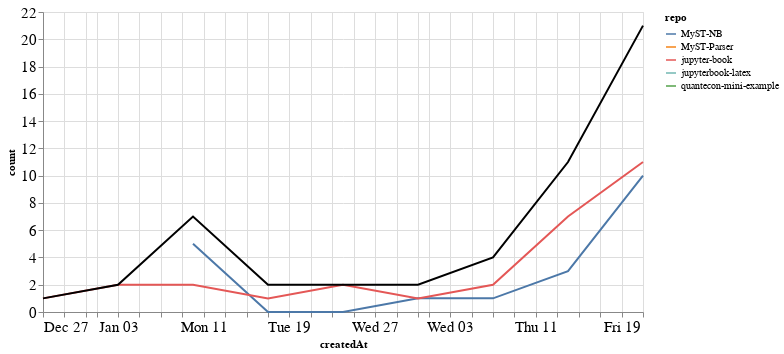

The notebook cell this image was saved under:
### Markdown cell above
### Comments

### Code cell
comments_time = comments.groupby('repo').resample('W', on='createdAt').count()['author'].reset_index()
comments_time = comments_time.rename(columns={'author': 'count'})
comments_time_total = comments_time.groupby('createdAt').agg({"count": "sum"}).reset_index()
ch1 = alt.Chart(comments_time, width=600).mark_line().encode(
    x='createdAt',
    y='count',
    color='repo',
    tooltip="repo"
)

ch2 = alt.Chart(comments_time_total, width=600).mark_line(color="black").encode(
    x='createdAt',
    y='count',
)

ch1 + ch2

### Figure 1 — Vega-Lite specification as saved in the notebook (floating-point values rounded to 4 significant figures)
{"config": {"axisLeft": {"labelFontSize": 15}, "axisBottom": {"labelFontSize": 15}}, "layer": [{"data": {"name": "data-a9da8f15b85cb5859bc3ba19e54f18db"}, "mark": "line", "encoding": {"color": {"type": "nominal", "field": "repo"}, "tooltip": {"type": "nominal", "field": "repo"}, "x": {"type": "temporal", "field": "createdAt"}, "y": {"type": "quantitative", "field": "count"}}, "width": 600}, {"data": {"name": "data-9216c4ad1bb8b75431e8bb806f2c93a8"}, "mark": {"type": "line", "color": "black"}, "encoding": {"x": {"type": "temporal", "field": "createdAt"}, "y": {"type": "quantitative", "field": "count"}}, "width": 600}], "$schema": "https://vega.github.io/schema/vega-lite/v4.8.1.json", "datasets": {"data-a9da8f15b85cb5859bc3ba19e54f18db": [{"repo": "MyST-NB", "createdAt": "2021-01-10T00:00:00", "count": 5}, {"repo": "MyST-NB", "createdAt": "2021-01-17T00:00:00", "count": 0}, {"repo": "MyST-NB", "createdAt": "2021-01-24T00:00:00", "count": 0}, {"repo": "MyST-NB", "createdAt": "2021-01-31T00:00:00", "count": 1}, {"repo": "MyST-NB", "createdAt": "2021-02-07T00:00:00", "count": 1}, {"repo": "MyST-NB", "createdAt": "2021-02-14T00:00:00", "count": 3}, {"repo": "MyST-NB", "createdAt": "2021-02-21T00:00:00", "count": 10}, {"repo": "MyST-Parser", "createdAt": "2021-01-17T00:00:00", "count": 1}, {"repo": "jupyter-book", "createdAt": "2020-12-27T00:00:00", "count": 1}, {"repo": "jupyter-book", "createdAt": "2021-01-03T00:00:00", "count": 2}, {"repo": "jupyter-book", "createdAt": "2021-01-10T00:00:00", "count": 2}, {"repo": "jupyter-book", "createdAt": "2021-01-17T00:00:00", "count": 1}, {"repo": "jupyter-book", "createdAt": "2021-01-24T00:00:00", "count": 2}, {"repo": "jupyter-book", "createdAt": "2021-01-31T00:00:00", "count": 1}, {"repo": "jupyter-book", "createdAt": "2021-02-07T00:00:00", "count": 2}, {"repo": "jupyter-book", "createdAt": "2021-02-14T00:00:00", "count": 7}, {"repo": "jupyter-book", "createdAt": "2021-02-21T00:00:00", "count": 11}, {"repo": "jupyterbook-latex", "createdAt": "2021-02-07T00:00:00", "count": 1}, {"repo": "quantecon-mini-example", "createdAt": "2021-02-14T00:00:00", "count": 1}], "data-9216c4ad1bb8b75431e8bb806f2c93a8": [{"createdAt": "2020-12-27T00:00:00", "count": 1}, {"createdAt": "2021-01-03T00:00:00", "count": 2}, {"createdAt": "2021-01-10T00:00:00", "count": 7}, {"createdAt": "2021-01-17T00:00:00", "count": 2}, {"createdAt": "2021-01-24T00:00:00", "count": 2}, {"createdAt": "2021-01-31T00:00:00", "count": 2}, {"createdAt": "2021-02-07T00:00:00", "count": 4}, {"createdAt": "2021-02-14T00:00:00", "count": 11}, {"createdAt": "2021-02-21T00:00:00", "count": 21}]}}
